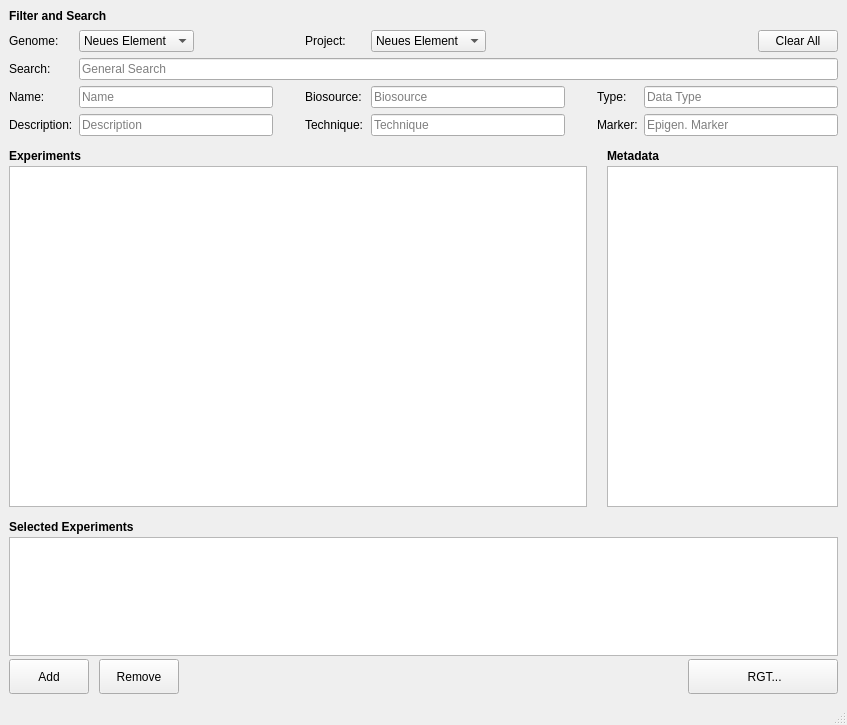
<?xml version="1.0" encoding="UTF-8"?>
<ui version="4.0">
 <class>MainWindow</class>
 <widget class="QMainWindow" name="MainWindow">
  <property name="geometry">
   <rect>
    <x>0</x>
    <y>0</y>
    <width>847</width>
    <height>725</height>
   </rect>
  </property>
  <property name="windowTitle">
   <string>RGT Experiment Browser</string>
  </property>
  <widget class="QWidget" name="Form">
   <layout class="QGridLayout" name="gridLayout_3">
    <item row="1" column="0" colspan="2">
     <layout class="QVBoxLayout" name="verticalLayout" stretch="0,0,15,0,0,5,0">
      <property name="spacing">
       <number>3</number>
      </property>
      <property name="topMargin">
       <number>0</number>
      </property>
      <item>
       <layout class="QGridLayout" name="gridLayout">
        <property name="horizontalSpacing">
         <number>6</number>
        </property>
        <property name="verticalSpacing">
         <number>7</number>
        </property>
        <item row="1" column="0" colspan="2">
         <widget class="QLabel" name="label_6">
          <property name="font">
           <font>
            <weight>75</weight>
            <bold>true</bold>
           </font>
          </property>
          <property name="locale">
           <locale language="English" country="UnitedStates"/>
          </property>
          <property name="text">
           <string>Filter and Search</string>
          </property>
         </widget>
        </item>
        <item row="3" column="0" colspan="7">
         <layout class="QGridLayout" name="gridLayout_5">
          <property name="spacing">
           <number>6</number>
          </property>
          <item row="0" column="0">
           <widget class="QLabel" name="label">
            <property name="sizePolicy">
             <sizepolicy hsizetype="Fixed" vsizetype="Preferred">
              <horstretch>0</horstretch>
              <verstretch>0</verstretch>
             </sizepolicy>
            </property>
            <property name="text">
             <string>Genome:</string>
            </property>
           </widget>
          </item>
          <item row="3" column="7">
           <widget class="QLineEdit" name="lineEditEpigenetic">
            <property name="sizePolicy">
             <sizepolicy hsizetype="Expanding" vsizetype="Fixed">
              <horstretch>0</horstretch>
              <verstretch>0</verstretch>
             </sizepolicy>
            </property>
            <property name="placeholderText">
             <string>Epigen. Marker</string>
            </property>
           </widget>
          </item>
          <item row="3" column="0">
           <widget class="QLabel" name="label_8">
            <property name="text">
             <string>Description:</string>
            </property>
           </widget>
          </item>
          <item row="2" column="1">
           <widget class="QLineEdit" name="lineEditName">
            <property name="placeholderText">
             <string>Name</string>
            </property>
           </widget>
          </item>
          <item row="3" column="1">
           <widget class="QLineEdit" name="lineEditDescription">
            <property name="placeholderText">
             <string>Description</string>
            </property>
           </widget>
          </item>
          <item row="3" column="4">
           <widget class="QLineEdit" name="lineEditTechnique">
            <property name="placeholderText">
             <string>Technique</string>
            </property>
           </widget>
          </item>
          <item row="3" column="3">
           <widget class="QLabel" name="label_10">
            <property name="text">
             <string>Technique:</string>
            </property>
           </widget>
          </item>
          <item row="2" column="2">
           <spacer name="horizontalSpacer_6">
            <property name="orientation">
             <enum>Qt::Horizontal</enum>
            </property>
            <property name="sizeType">
             <enum>QSizePolicy::Fixed</enum>
            </property>
            <property name="sizeHint" stdset="0">
             <size>
              <width>20</width>
              <height>20</height>
             </size>
            </property>
           </spacer>
          </item>
          <item row="2" column="4">
           <widget class="QLineEdit" name="lineEditBiosource">
            <property name="placeholderText">
             <string>Biosource</string>
            </property>
           </widget>
          </item>
          <item row="2" column="3">
           <widget class="QLabel" name="label_9">
            <property name="text">
             <string>Biosource: </string>
            </property>
           </widget>
          </item>
          <item row="2" column="0">
           <widget class="QLabel" name="label_7">
            <property name="text">
             <string>Name:</string>
            </property>
           </widget>
          </item>
          <item row="2" column="6">
           <widget class="QLabel" name="label_11">
            <property name="text">
             <string>Type:</string>
            </property>
           </widget>
          </item>
          <item row="3" column="6">
           <widget class="QLabel" name="label_12">
            <property name="text">
             <string>Marker:</string>
            </property>
           </widget>
          </item>
          <item row="3" column="5">
           <spacer name="horizontalSpacer_9">
            <property name="orientation">
             <enum>Qt::Horizontal</enum>
            </property>
            <property name="sizeType">
             <enum>QSizePolicy::Fixed</enum>
            </property>
            <property name="sizeHint" stdset="0">
             <size>
              <width>20</width>
              <height>20</height>
             </size>
            </property>
           </spacer>
          </item>
          <item row="3" column="2">
           <spacer name="horizontalSpacer_7">
            <property name="orientation">
             <enum>Qt::Horizontal</enum>
            </property>
            <property name="sizeType">
             <enum>QSizePolicy::Fixed</enum>
            </property>
            <property name="sizeHint" stdset="0">
             <size>
              <width>20</width>
              <height>20</height>
             </size>
            </property>
           </spacer>
          </item>
          <item row="2" column="5">
           <spacer name="horizontalSpacer_8">
            <property name="orientation">
             <enum>Qt::Horizontal</enum>
            </property>
            <property name="sizeType">
             <enum>QSizePolicy::Fixed</enum>
            </property>
            <property name="sizeHint" stdset="0">
             <size>
              <width>20</width>
              <height>20</height>
             </size>
            </property>
           </spacer>
          </item>
          <item row="1" column="0">
           <widget class="QLabel" name="label_13">
            <property name="text">
             <string>Search:</string>
            </property>
           </widget>
          </item>
          <item row="0" column="1">
           <widget class="QComboBox" name="comboBoxGenome">
            <property name="sizePolicy">
             <sizepolicy hsizetype="Fixed" vsizetype="Fixed">
              <horstretch>0</horstretch>
              <verstretch>0</verstretch>
             </sizepolicy>
            </property>
            <item>
             <property name="text">
              <string>Neues Element</string>
             </property>
            </item>
            <item>
             <property name="text">
              <string>bbbbbb</string>
             </property>
            </item>
            <item>
             <property name="text">
              <string>jjutr</string>
             </property>
            </item>
            <item>
             <property name="text">
              <string>sagege</string>
             </property>
            </item>
           </widget>
          </item>
          <item row="2" column="7">
           <widget class="QLineEdit" name="lineEditDataType">
            <property name="sizePolicy">
             <sizepolicy hsizetype="Expanding" vsizetype="Fixed">
              <horstretch>0</horstretch>
              <verstretch>0</verstretch>
             </sizepolicy>
            </property>
            <property name="placeholderText">
             <string>Data Type</string>
            </property>
           </widget>
          </item>
          <item row="0" column="3">
           <widget class="QLabel" name="label_2">
            <property name="sizePolicy">
             <sizepolicy hsizetype="Fixed" vsizetype="Preferred">
              <horstretch>0</horstretch>
              <verstretch>0</verstretch>
             </sizepolicy>
            </property>
            <property name="text">
             <string>Project:</string>
            </property>
            <property name="alignment">
             <set>Qt::AlignCenter</set>
            </property>
           </widget>
          </item>
          <item row="0" column="4">
           <widget class="QComboBox" name="comboBoxProject">
            <property name="sizePolicy">
             <sizepolicy hsizetype="Fixed" vsizetype="Fixed">
              <horstretch>0</horstretch>
              <verstretch>0</verstretch>
             </sizepolicy>
            </property>
            <item>
             <property name="text">
              <string>Neues Element</string>
             </property>
            </item>
            <item>
             <property name="text">
              <string>bbbbbb</string>
             </property>
            </item>
            <item>
             <property name="text">
              <string>jjutr</string>
             </property>
            </item>
            <item>
             <property name="text">
              <string>sagege</string>
             </property>
            </item>
           </widget>
          </item>
          <item row="1" column="1" colspan="7">
           <widget class="QLineEdit" name="lineEditGeneralSearch">
            <property name="placeholderText">
             <string>General Search</string>
            </property>
           </widget>
          </item>
          <item row="0" column="7">
           <layout class="QHBoxLayout" name="horizontalLayout_2">
            <item>
             <spacer name="horizontalSpacer_4">
              <property name="orientation">
               <enum>Qt::Horizontal</enum>
              </property>
              <property name="sizeHint" stdset="0">
               <size>
                <width>40</width>
                <height>20</height>
               </size>
              </property>
             </spacer>
            </item>
            <item>
             <widget class="QPushButton" name="pushButtonClear">
              <property name="sizePolicy">
               <sizepolicy hsizetype="Fixed" vsizetype="Fixed">
                <horstretch>0</horstretch>
                <verstretch>0</verstretch>
               </sizepolicy>
              </property>
              <property name="layoutDirection">
               <enum>Qt::LeftToRight</enum>
              </property>
              <property name="locale">
               <locale language="English" country="UnitedStates"/>
              </property>
              <property name="text">
               <string>Clear All</string>
              </property>
             </widget>
            </item>
           </layout>
          </item>
         </layout>
        </item>
       </layout>
      </item>
      <item>
       <spacer name="verticalSpacer_2">
        <property name="orientation">
         <enum>Qt::Vertical</enum>
        </property>
        <property name="sizeHint" stdset="0">
         <size>
          <width>20</width>
          <height>10</height>
         </size>
        </property>
       </spacer>
      </item>
      <item>
       <layout class="QGridLayout" name="gridLayout_2" columnstretch="10,4">
        <property name="horizontalSpacing">
         <number>20</number>
        </property>
        <item row="1" column="1">
         <widget class="QTableView" name="tableViewMeta">
          <property name="autoScroll">
           <bool>true</bool>
          </property>
          <property name="selectionMode">
           <enum>QAbstractItemView::NoSelection</enum>
          </property>
          <property name="selectionBehavior">
           <enum>QAbstractItemView::SelectRows</enum>
          </property>
          <property name="horizontalScrollMode">
           <enum>QAbstractItemView::ScrollPerPixel</enum>
          </property>
          <property name="showGrid">
           <bool>false</bool>
          </property>
          <property name="sortingEnabled">
           <bool>false</bool>
          </property>
          <attribute name="horizontalHeaderStretchLastSection">
           <bool>true</bool>
          </attribute>
          <attribute name="verticalHeaderVisible">
           <bool>false</bool>
          </attribute>
          <attribute name="verticalHeaderHighlightSections">
           <bool>false</bool>
          </attribute>
         </widget>
        </item>
        <item row="0" column="0">
         <widget class="QLabel" name="label_3">
          <property name="font">
           <font>
            <weight>75</weight>
            <bold>true</bold>
           </font>
          </property>
          <property name="text">
           <string>Experiments</string>
          </property>
         </widget>
        </item>
        <item row="0" column="1">
         <widget class="QLabel" name="label_4">
          <property name="font">
           <font>
            <weight>75</weight>
            <bold>true</bold>
           </font>
          </property>
          <property name="text">
           <string>Metadata</string>
          </property>
         </widget>
        </item>
        <item row="1" column="0">
         <widget class="QTableView" name="dataTable">
          <property name="selectionBehavior">
           <enum>QAbstractItemView::SelectRows</enum>
          </property>
          <property name="horizontalScrollMode">
           <enum>QAbstractItemView::ScrollPerPixel</enum>
          </property>
          <property name="sortingEnabled">
           <bool>true</bool>
          </property>
          <attribute name="verticalHeaderVisible">
           <bool>true</bool>
          </attribute>
          <attribute name="verticalHeaderHighlightSections">
           <bool>false</bool>
          </attribute>
         </widget>
        </item>
       </layout>
      </item>
      <item>
       <spacer name="verticalSpacer_3">
        <property name="orientation">
         <enum>Qt::Vertical</enum>
        </property>
        <property name="sizeType">
         <enum>QSizePolicy::Fixed</enum>
        </property>
        <property name="sizeHint" stdset="0">
         <size>
          <width>20</width>
          <height>10</height>
         </size>
        </property>
       </spacer>
      </item>
      <item>
       <widget class="QLabel" name="label_5">
        <property name="font">
         <font>
          <weight>75</weight>
          <bold>true</bold>
         </font>
        </property>
        <property name="text">
         <string>Selected Experiments</string>
        </property>
        <property name="alignment">
         <set>Qt::AlignBottom|Qt::AlignLeading|Qt::AlignLeft</set>
        </property>
        <property name="wordWrap">
         <bool>false</bool>
        </property>
       </widget>
      </item>
      <item>
       <widget class="QTableView" name="dataTableSelected">
        <property name="selectionBehavior">
         <enum>QAbstractItemView::SelectRows</enum>
        </property>
        <property name="horizontalScrollMode">
         <enum>QAbstractItemView::ScrollPerPixel</enum>
        </property>
        <property name="sortingEnabled">
         <bool>true</bool>
        </property>
        <attribute name="verticalHeaderVisible">
         <bool>true</bool>
        </attribute>
        <attribute name="verticalHeaderHighlightSections">
         <bool>false</bool>
        </attribute>
       </widget>
      </item>
      <item>
       <layout class="QHBoxLayout" name="horizontalLayout" stretch="0,0,0,0">
        <property name="spacing">
         <number>10</number>
        </property>
        <item>
         <widget class="QPushButton" name="pushButtonAdd">
          <property name="sizePolicy">
           <sizepolicy hsizetype="Minimum" vsizetype="Expanding">
            <horstretch>0</horstretch>
            <verstretch>0</verstretch>
           </sizepolicy>
          </property>
          <property name="text">
           <string>Add</string>
          </property>
          <property name="icon">
           <iconset resource="icons.qrc">
            <normaloff>:/icons/add.png</normaloff>:/icons/add.png</iconset>
          </property>
          <property name="iconSize">
           <size>
            <width>20</width>
            <height>20</height>
           </size>
          </property>
         </widget>
        </item>
        <item>
         <widget class="QPushButton" name="pushButtonRemove">
          <property name="sizePolicy">
           <sizepolicy hsizetype="Minimum" vsizetype="Expanding">
            <horstretch>0</horstretch>
            <verstretch>0</verstretch>
           </sizepolicy>
          </property>
          <property name="text">
           <string>Remove</string>
          </property>
          <property name="icon">
           <iconset resource="icons.qrc">
            <normaloff>:/icons/remove.png</normaloff>:/icons/remove.png</iconset>
          </property>
          <property name="iconSize">
           <size>
            <width>20</width>
            <height>20</height>
           </size>
          </property>
          <property name="checkable">
           <bool>false</bool>
          </property>
         </widget>
        </item>
        <item>
         <spacer name="horizontalSpacer">
          <property name="orientation">
           <enum>Qt::Horizontal</enum>
          </property>
          <property name="sizeType">
           <enum>QSizePolicy::Expanding</enum>
          </property>
          <property name="sizeHint" stdset="0">
           <size>
            <width>330</width>
            <height>20</height>
           </size>
          </property>
         </spacer>
        </item>
        <item>
         <widget class="QPushButton" name="pushButtonExport">
          <property name="sizePolicy">
           <sizepolicy hsizetype="Minimum" vsizetype="Fixed">
            <horstretch>0</horstretch>
            <verstretch>0</verstretch>
           </sizepolicy>
          </property>
          <property name="minimumSize">
           <size>
            <width>150</width>
            <height>35</height>
           </size>
          </property>
          <property name="text">
           <string> RGT...</string>
          </property>
          <property name="icon">
           <iconset resource="icons.qrc">
            <normaloff>:/icons/export.png</normaloff>:/icons/export.png</iconset>
          </property>
          <property name="iconSize">
           <size>
            <width>20</width>
            <height>20</height>
           </size>
          </property>
         </widget>
        </item>
       </layout>
      </item>
     </layout>
    </item>
   </layout>
  </widget>
  <widget class="QMenuBar" name="menubar">
   <property name="enabled">
    <bool>false</bool>
   </property>
   <property name="geometry">
    <rect>
     <x>0</x>
     <y>0</y>
     <width>847</width>
     <height>25</height>
    </rect>
   </property>
  </widget>
  <widget class="QStatusBar" name="statusbar">
   <property name="enabled">
    <bool>true</bool>
   </property>
   <property name="sizeGripEnabled">
    <bool>true</bool>
   </property>
  </widget>
 </widget>
 <resources>
  <include location="icons.qrc"/>
 </resources>
 <connections>
  <connection>
   <sender>pushButtonClear</sender>
   <signal>clicked()</signal>
   <receiver>lineEditGeneralSearch</receiver>
   <slot>clear()</slot>
   <hints>
    <hint type="sourcelabel">
     <x>544</x>
     <y>79</y>
    </hint>
    <hint type="destinationlabel">
     <x>453</x>
     <y>80</y>
    </hint>
   </hints>
  </connection>
  <connection>
   <sender>pushButtonClear</sender>
   <signal>clicked()</signal>
   <receiver>lineEditName</receiver>
   <slot>clear()</slot>
   <hints>
    <hint type="sourcelabel">
     <x>589</x>
     <y>78</y>
    </hint>
    <hint type="destinationlabel">
     <x>134</x>
     <y>117</y>
    </hint>
   </hints>
  </connection>
  <connection>
   <sender>pushButtonClear</sender>
   <signal>clicked()</signal>
   <receiver>lineEditDescription</receiver>
   <slot>clear()</slot>
   <hints>
    <hint type="sourcelabel">
     <x>570</x>
     <y>93</y>
    </hint>
    <hint type="destinationlabel">
     <x>116</x>
     <y>149</y>
    </hint>
   </hints>
  </connection>
  <connection>
   <sender>pushButtonClear</sender>
   <signal>clicked()</signal>
   <receiver>lineEditBiosource</receiver>
   <slot>clear()</slot>
   <hints>
    <hint type="sourcelabel">
     <x>537</x>
     <y>93</y>
    </hint>
    <hint type="destinationlabel">
     <x>286</x>
     <y>116</y>
    </hint>
   </hints>
  </connection>
  <connection>
   <sender>pushButtonClear</sender>
   <signal>clicked()</signal>
   <receiver>lineEditTechnique</receiver>
   <slot>clear()</slot>
   <hints>
    <hint type="sourcelabel">
     <x>550</x>
     <y>94</y>
    </hint>
    <hint type="destinationlabel">
     <x>289</x>
     <y>149</y>
    </hint>
   </hints>
  </connection>
  <connection>
   <sender>pushButtonClear</sender>
   <signal>clicked()</signal>
   <receiver>lineEditDataType</receiver>
   <slot>clear()</slot>
   <hints>
    <hint type="sourcelabel">
     <x>524</x>
     <y>93</y>
    </hint>
    <hint type="destinationlabel">
     <x>479</x>
     <y>115</y>
    </hint>
   </hints>
  </connection>
  <connection>
   <sender>pushButtonClear</sender>
   <signal>clicked()</signal>
   <receiver>lineEditEpigenetic</receiver>
   <slot>clear()</slot>
   <hints>
    <hint type="sourcelabel">
     <x>532</x>
     <y>94</y>
    </hint>
    <hint type="destinationlabel">
     <x>487</x>
     <y>150</y>
    </hint>
   </hints>
  </connection>
 </connections>
</ui>
